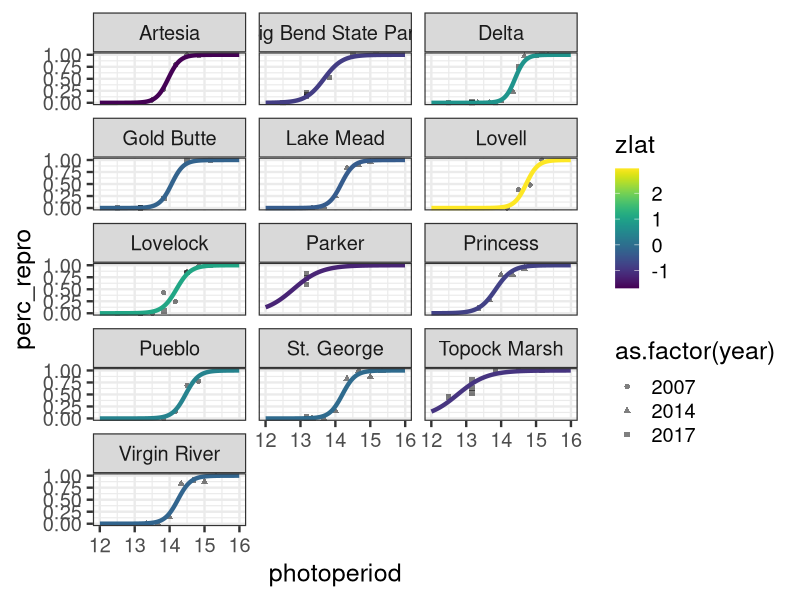
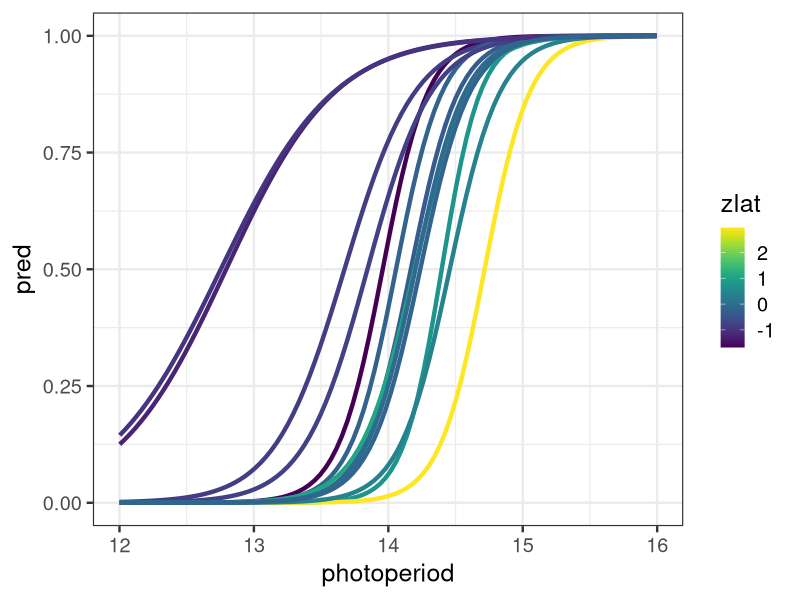

Generate these figures, in order, with R:
pkgs <- c("lubridate", "dplyr", "tidyr", "lme4",
          "stringr", "purrr", "ggplot2", "viridis")
# install.packages(pkgs) # install if needed
inst = lapply(pkgs, library, character.only = TRUE) # load them

theme_set(theme_bw(base_size = 18)) 


dat <- read.csv("data/DCA_CDL_3515_all.csv", header = TRUE)

dat <- dat %>% 
  rowwise() %>% 
  mutate(total = ndiap + nrep,
         perc_repro = nrep/total,
         rowid = paste(trimws(site, which = "both"), year, group, sep = "_"))  %>%
  droplevels.data.frame() %>% 
  group_by(site) %>% 
  mutate(lat = mean(lat), 
         lon = mean(lon))

dat$sitelat <- paste(dat$site, round(dat$lat, 1), sep = ": ")

# convert daylength time to numeric for modeling
dat$photoperiod <- sapply(strsplit(as.character(dat$day),":"),
                  function(x) {
                    x <- as.numeric(x)
                    x[1]+x[2]/60
                  }
)

# scaling photoperiod for model fitting
dat$zday <- scale(dat$photoperiod)
dat$zyear <- scale(dat$year)
dat$zlat <- scale(dat$lat)

# glm with random effects
# response is the percent reproductive, with the total count for the dish as the model weights (could do this other ways)
# trying out different model random effects
# works best with random intercepts and slopes by population (mod1)
mod <- glmer(perc_repro ~ zday + year + (1|rowid), weights = total, data = dat, family = binomial)
mod1 <- glmer(perc_repro ~ (zday + zlat + zyear)^2 + (1 + zday|site), weights = total, data = dat, family = binomial)
mod2 <- glmer(perc_repro ~ zday + zlat + zday:zlat + (1 + zday|site), weights = total, data = dat, family = binomial)
summary(mod)
AIC(mod1, mod2)



# model predictions for plotting
newdat <- expand.grid(list(zday = seq(-2.5, 2.5, length.out = 100),
                           zyear = unique(dat$zyear),
                           site = unique(dat$site)))
uniqdat <- dat %>% 
  dplyr::select(site, zlat) %>% 
  distinct()

newdat <- left_join(newdat, uniqdat)

newdat$pred <- predict(mod2, newdat, type = "response")
# back transform zday to photoperiod
newdat$photoperiod <- newdat$zday * attr(dat$zday, 'scaled:scale') + attr(dat$zday, 'scaled:center')
newdat$year <- newdat$zyear * attr(dat$zyear, 'scaled:scale') + attr(dat$zyear, 'scaled:center')
newdat$lat <- newdat$zlat * attr(dat$zlat, 'scaled:scale') + attr(dat$zlat, 'scaled:center')



# plot shows raw data for all chambers and model prediction for 21C chambers by population
plt <- ggplot(dat, aes(x = photoperiod, y = perc_repro)) +
  geom_point(aes(shape = as.factor(year)), alpha = .5) +
  geom_line(data = newdat, aes(x = photoperiod, y = pred, color = zlat), size = 1.5) +
  scale_color_viridis(discrete = FALSE) +
  facet_wrap(~site, ncol = 3)
plt


# plot shows raw data for all chambers and model prediction for 21C chambers by population
plt <- ggplot(newdat, aes(x = photoperiod, y = pred, group = site, color = zlat)) +
  geom_line(size = 1.5) +
  scale_color_viridis(discrete = FALSE)
plt
